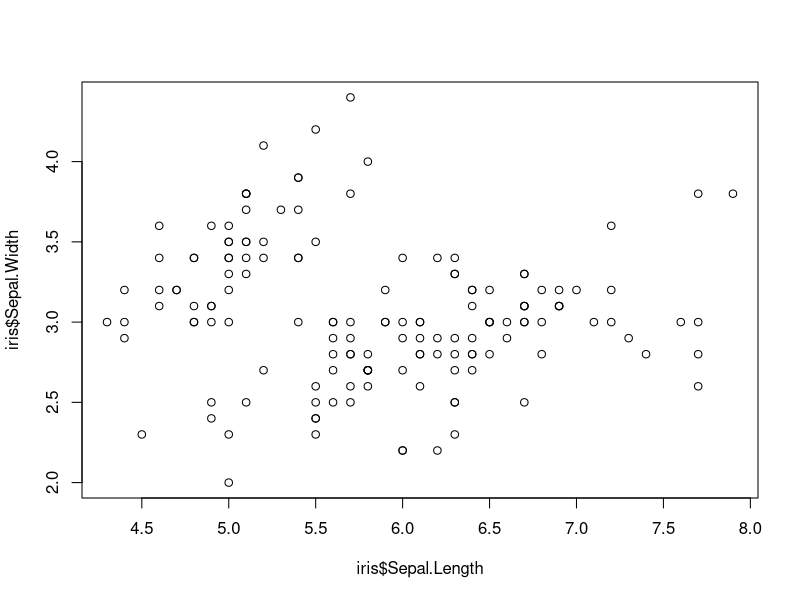
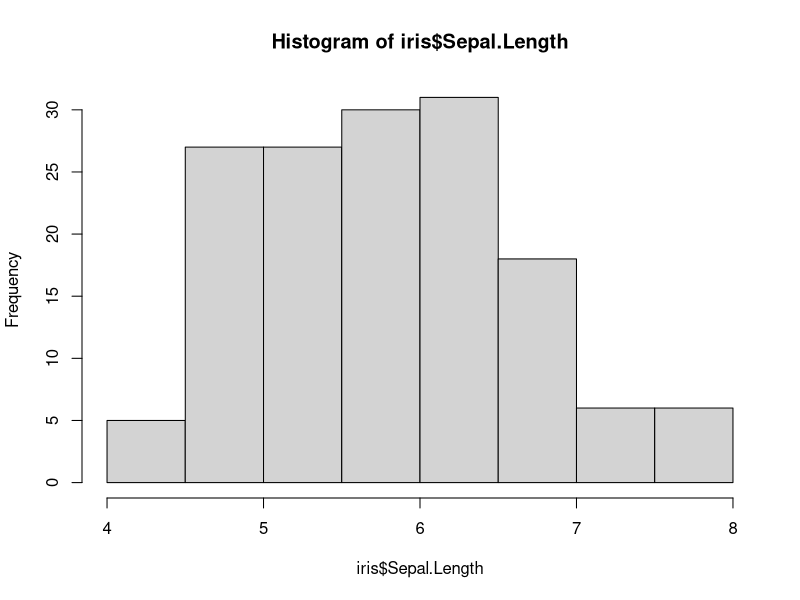
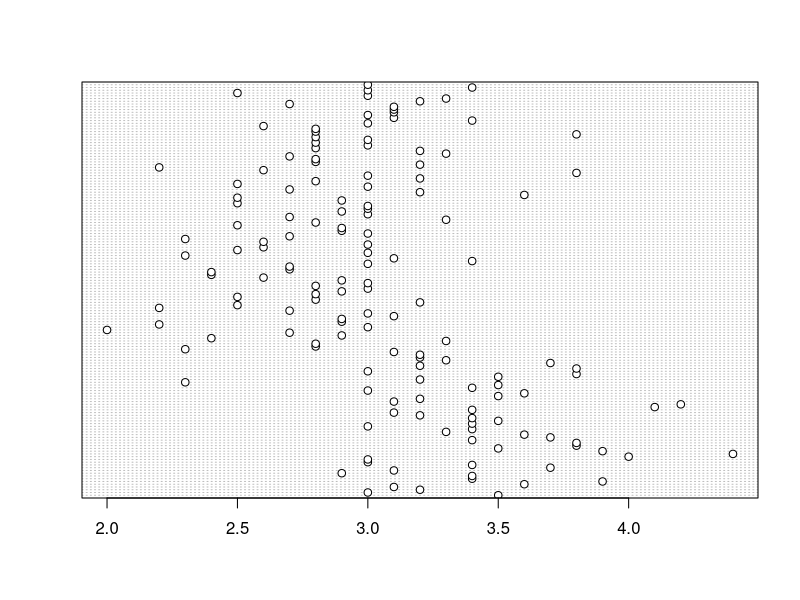
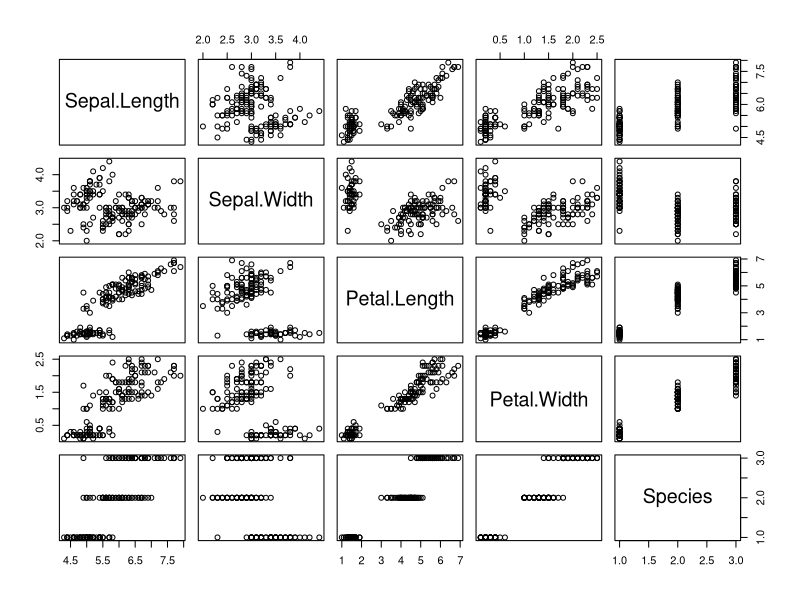
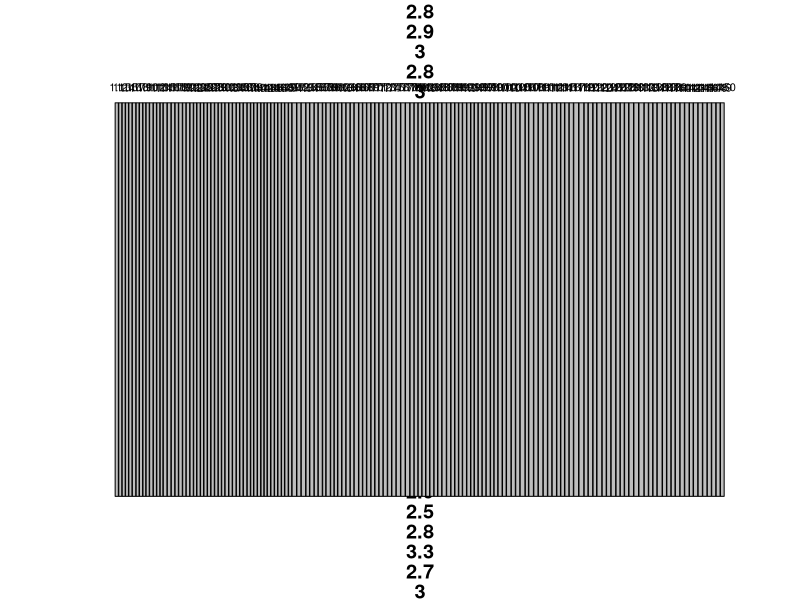
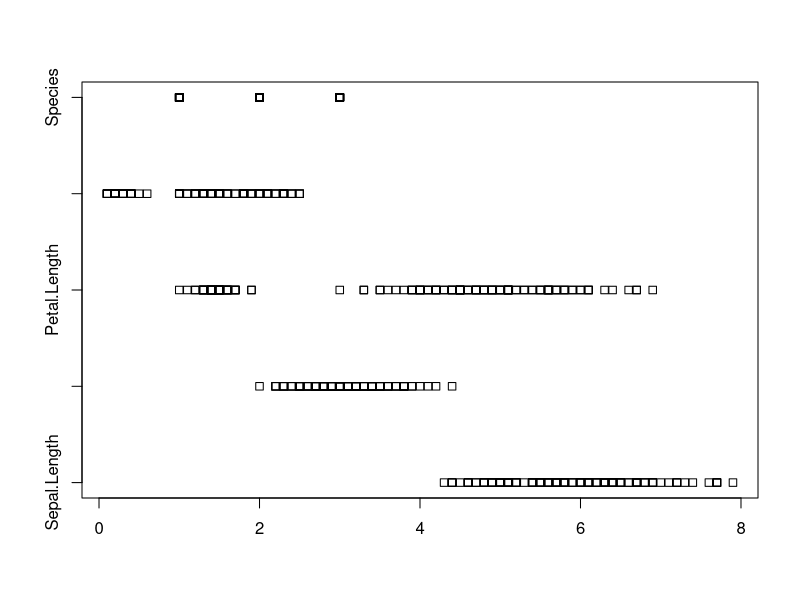
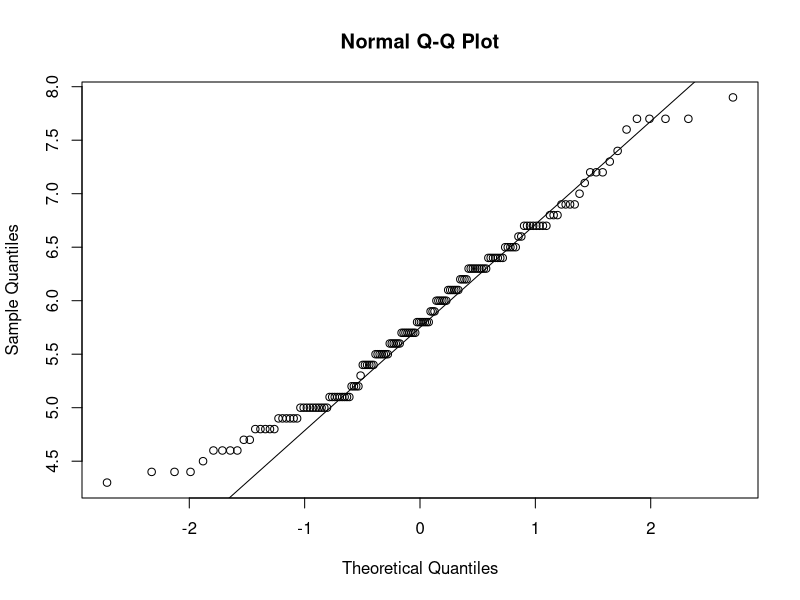
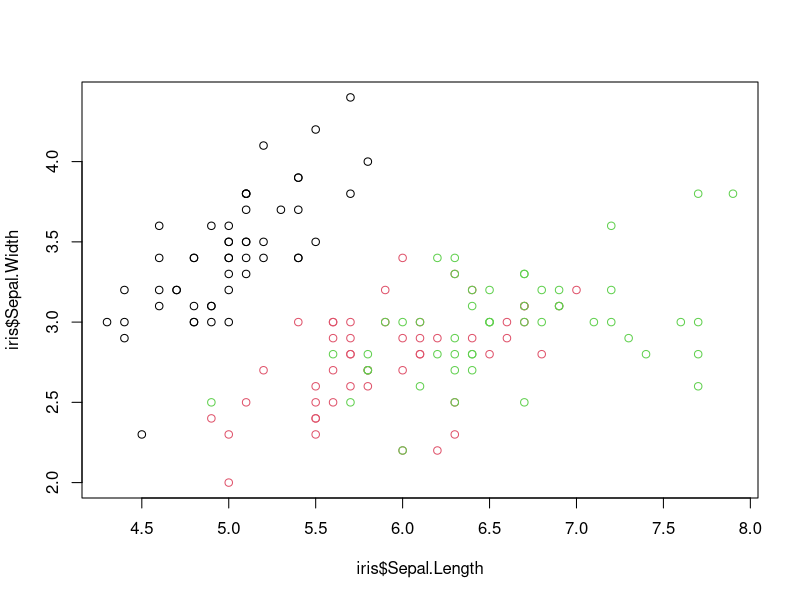

These figures' R source, in order:
data("iris")

# scatter plot
plot(x=iris$Sepal.Length,y=iris$Sepal.Width)

# histogram
hist(iris$Sepal.Length)



# dotcharts
dotchart(iris$Sepal.Width)

#pair plot
pairs(iris)

# Mosaic Plot
mosaicplot(iris$Sepal.Length,iris$Sepal.Width)

# Strip chart
stripchart(iris)

# qqnorm
qqnorm(iris$Sepal.Length)
qqline(iris$Sepal.Length)

# Line plot
plot(iris$Sepal.Length,iris$Sepal.Width,col=iris$Species)

# bar plots
barplot(iris$Sepal.Length,iris$Sepal.Width)


